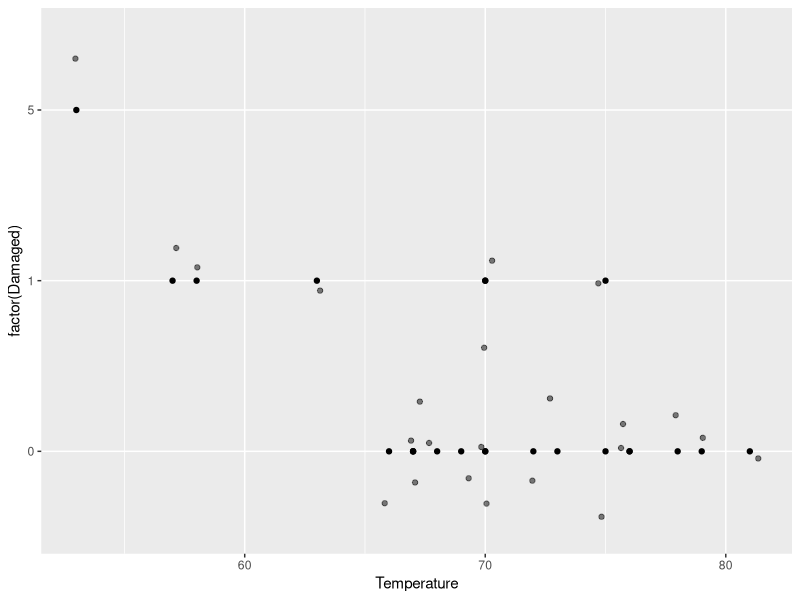
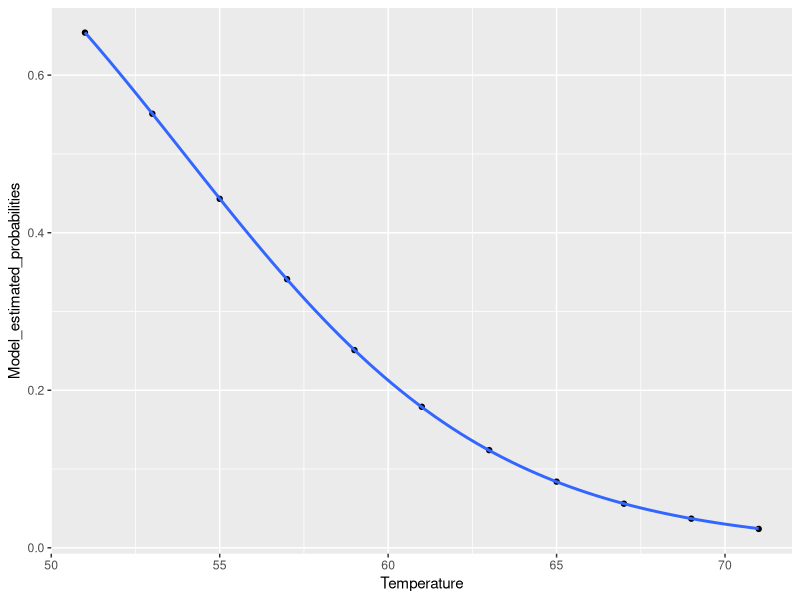

These figures' R source, in order:
## ---- chunk 1
library(knitr)
Model<-c("Full_model","No_ethnicity","No_sex","No_learner_status")
Adjusted_R_squared<-c(0.0701,-0.0033,0.0676,0.0723)

df<-data.frame(Model,Adjusted_R_squared)

kable(df[rev(order(df$Adjusted_R_squared)),])
## ---- chunk 2
library(ggplot2)
Temperature <- c(53,57,58,63,66,67,67,67,68,69,70,70,70,70,72,73,75,75,76,76,78,79,81)
Damaged <- c(5,1,1,1,0,0,0,0,0,0,1,0,1,0,0,0,0,1,0,0,0,0,0)
qplot(x = Temperature, y = factor(Damaged), geom = "point") + 
  geom_jitter(height = 0.4, alpha = 0.5)
## ---- chunk 3
Temperature <- c(51,53,55,57,59,61,63,65,67,69,71)
Model_estimated_probabilities <- c(0.654,0.551,0.443,0.341,0.251,0.179,0.124,0.084,0.056,0.037,0.024)
qplot(x = Temperature, y = Model_estimated_probabilities, geom = "point") + 
  stat_smooth(method = "glm", method.args = list(family = "binomial"), se = FALSE)
